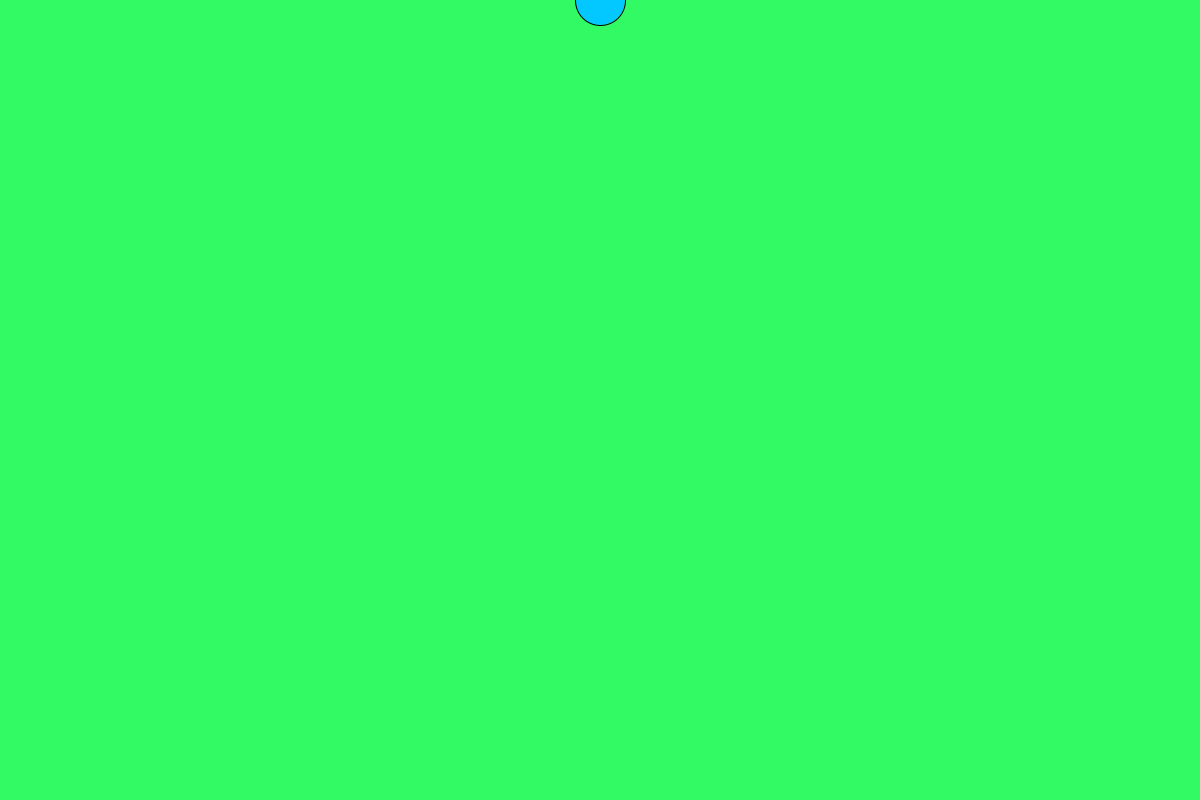
Frame 1 (no input)
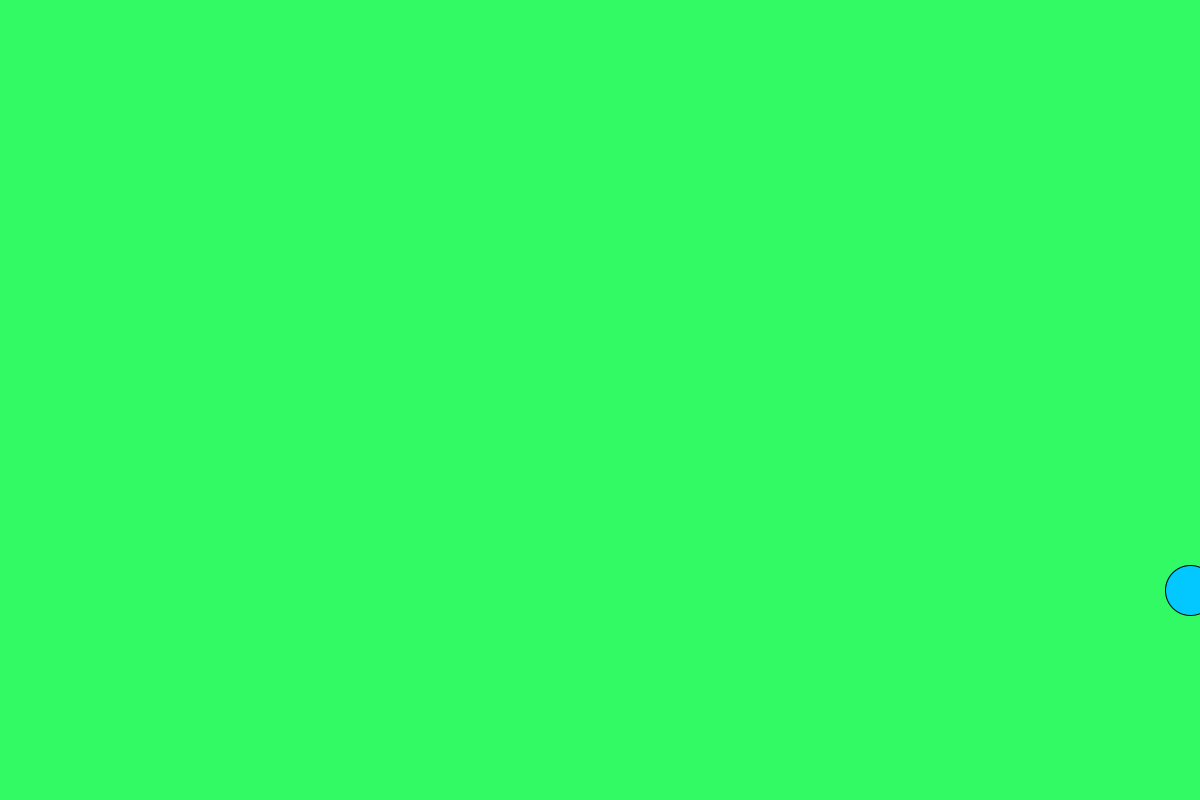
Frame 60 (the mouse pressed at the canvas centre just before this capture)
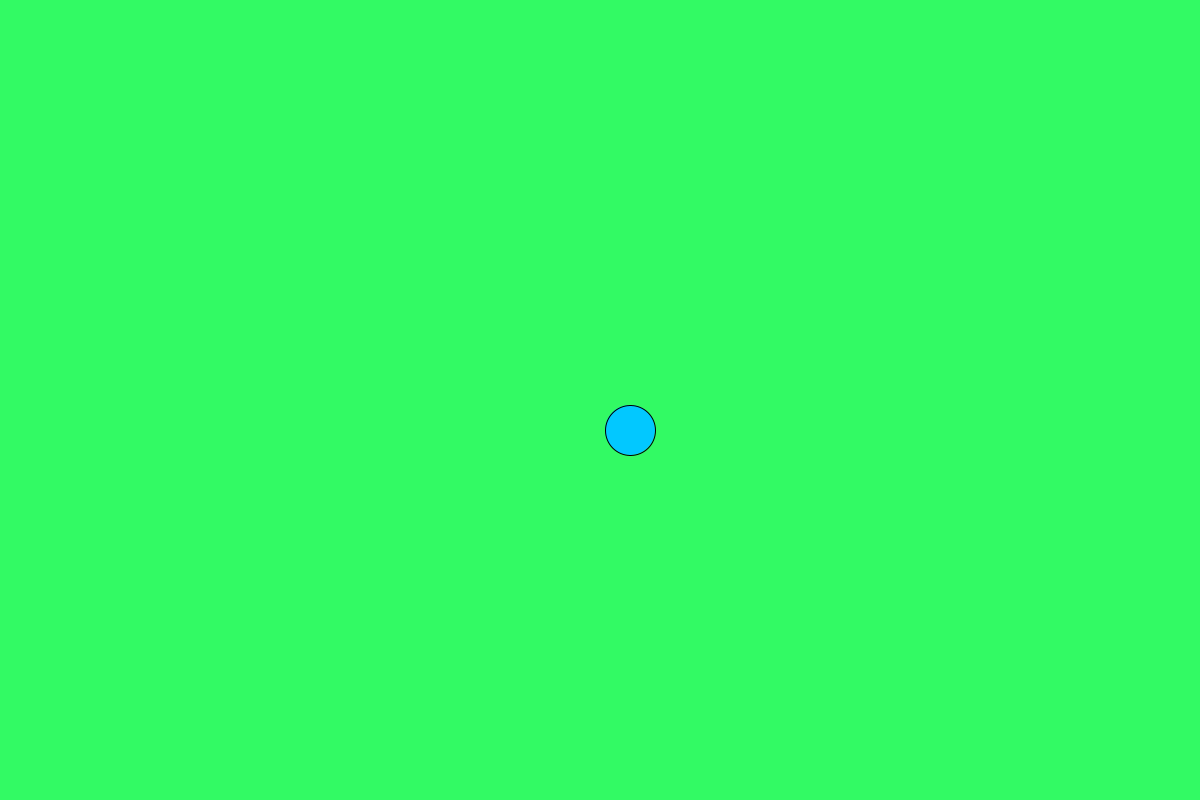
Frame 120 (the mouse held since frame 60 and released just before this capture)

The Processing sketch that drew these frames (run headless with seeded random() and noise(); from frame 60 on, the mouse is pressed at the canvas centre):

// Processing sketch: Bounce
// ── Bounce.pde
int x = 600;
int y = 0;
int speedx = 10;
int speedy = 10;

void setup(){
  size(1200,800);
  frameRate(75);
}
void draw(){
  background(50, 250, 100);
  fill(2, 200, 255);
  ellipse(x, y, 50, 50);
  x = x + speedx;
  y= y + speedy;
  if (x<0){
    speedx=-speedx;
  }
  if(x>width){
    speedx=-speedx; 
}
  
  if(y>height){
    speedy=-speedy;
  }
  if(y<0){
    speedy=-speedy;
  }
  

}
